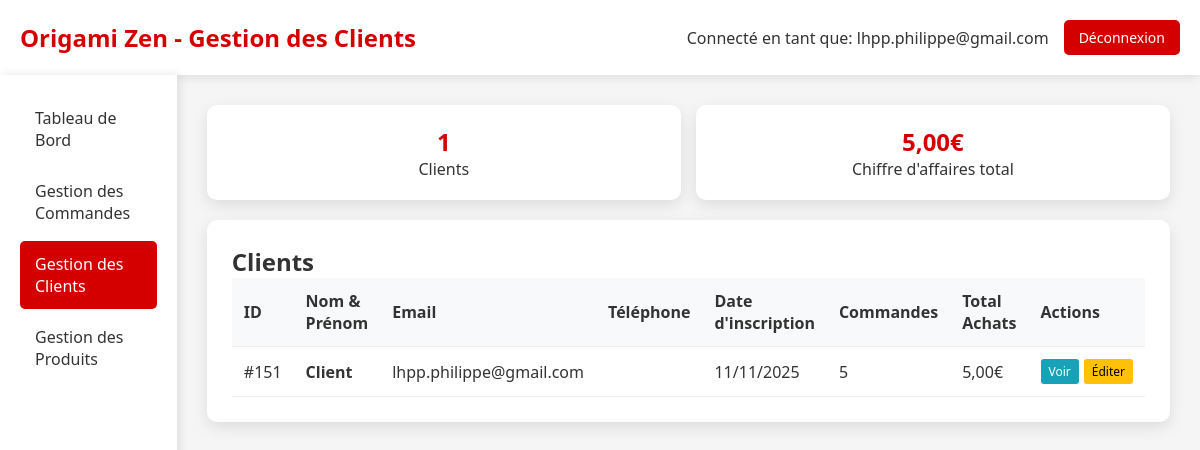
The page /admin_clients.php (signed in) on the database as committed earlier.
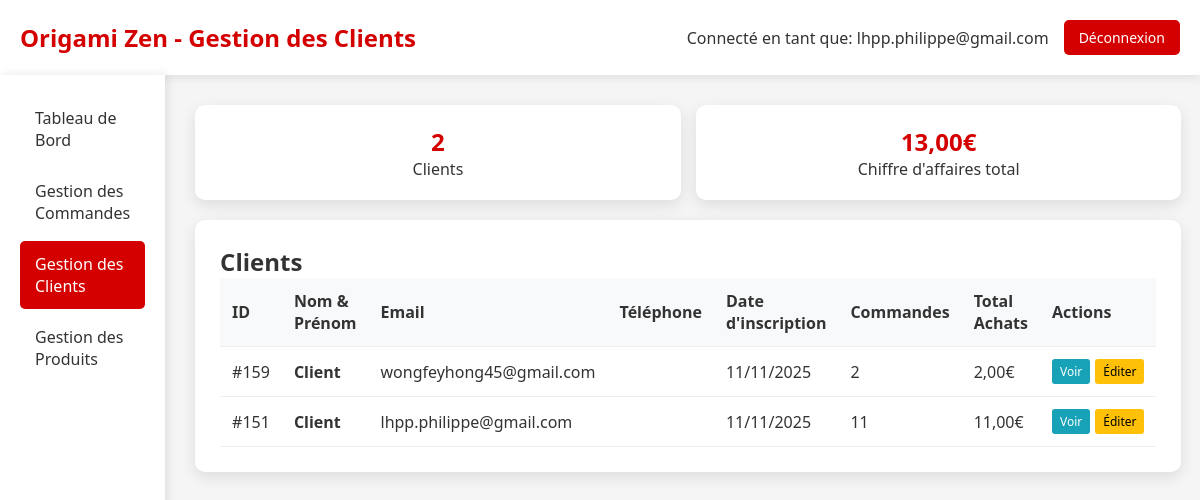
The same page on the database as committed later.
### tables this page shows
CREATE TABLE IF NOT EXISTS `client` (
  `idClient` bigint NOT NULL AUTO_INCREMENT,
  `email` varchar(50) NOT NULL,
  `motDePasse` varchar(255) NOT NULL,
  `nom` varchar(50) DEFAULT NULL,
  `prenom` varchar(50) DEFAULT NULL,
  `telephone` varchar(20) DEFAULT NULL,
  `email_confirme` tinyint(1) DEFAULT '0',
  `token_confirmation` varchar(64) DEFAULT NULL,
  `token_expires` datetime DEFAULT NULL,
  `type` enum('temporaire','permanent') DEFAULT 'temporaire',
  `date_creation` datetime DEFAULT CURRENT_TIMESTAMP,
  `session_id` varchar(128) DEFAULT NULL,
  PRIMARY KEY (`idClient`),
  KEY `idx_client_type` (`type`),
  KEY `idx_client_session` (`session_id`),
  KEY `idx_client_date` (`date_creation`)
);

### admin_clients.php (the view, shortened to what this page needs)
<?php
$host = 'localhost';
$dbname = 'origami';
$username = 'root';
$password = '';
try {
    $pdo = new PDO("mysql:host=$host;dbname=$dbname;charset=utf8", $username, $password);
    $pdo->setAttribute(PDO::ATTR_ERRMODE, PDO::ERRMODE_EXCEPTION);
    $stmt = $pdo->query("
        SELECT c.idClient, c.email, c.nom, c.prenom, c.telephone, c.date_creation,
               COUNT(cmd.idCommande) as nb_commandes,
               COALESCE(SUM(cmd.montantTotal), 0) as total_achats
        FROM Client c
        LEFT JOIN Commande cmd ON c.idClient = cmd.idClient
        WHERE c.type = 'permanent' OR (c.type IS NULL AND c.email NOT LIKE 'temp_%@origamizen.fr')
        GROUP BY c.idClient
        ORDER BY c.date_creation DESC
    ");
    $clients = $stmt->fetchAll(PDO::FETCH_ASSOC);
} catch (PDOException $e) {
    die("Erreur de connexion à la base de données: " . $e->getMessage());
}
?>
<!DOCTYPE html>
<html lang="fr">
<head>
</head>
<body>
    <div class="header">
        <div class="logo">
            <h1>Origami Zen - Gestion des Clients</h1>
        </div>
        <div class="admin-info">
            <span>Connecté en tant que: <?= htmlspecialchars($_SESSION['admin_email']) ?></span>
            <a href="admin_dashboard.php?logout=1" class="btn-logout">Déconnexion</a>
        </div>
    </div>
    <div class="container">
        <div class="sidebar">
            <a href="admin_dashboard.php" class="nav-item">Tableau de Bord</a>
            <a href="admin_commandes.php" class="nav-item">Gestion des Commandes</a>
            <a href="admin_clients.php" class="nav-item active">Gestion des Clients</a>
            <a href="admin_produits.php" class="nav-item">Gestion des Produits</a>
        </div>
        <div class="main-content">
            <div class="client-stats">
                <div class="stat-card">
                    <div class="stat-number"><?= count($clients) ?></div>
                    <div>Clients</div>
                </div>
                <div class="stat-card">
                    <div class="stat-number">
                        <?= number_format(array_sum(array_column($clients, 'total_achats')), 2, ',', ' ') ?>€
                    </div>
                    <div>Chiffre d'affaires total</div>
                </div>
            </div>
            <div class="section">
                <h2>Clients</h2>
                <table>
                    <thead>
                        <tr>
                            <th>ID</th>
                            <th>Nom & Prénom</th>
                            <th>Email</th>
                            <th>Téléphone</th>
                            <th>Date d'inscription</th>
                            <th>Commandes</th>
                            <th>Total Achats</th>
                            <th>Actions</th>
                        </tr>
                    </thead>
                    <tbody>
                        <?php foreach ($clients as $client): ?>
                        <tr>
                            <td>#<?= $client['idClient'] ?></td>
                            <td>
                                <strong><?= htmlspecialchars($client['prenom'] . ' ' . $client['nom']) ?></strong>
                            </td>
                            <td><?= htmlspecialchars($client['email']) ?></td>
                            <td><?= htmlspecialchars($client['telephone'] ?? 'Non renseigné') ?></td>
                            <td><?= date('d/m/Y', strtotime($client['date_creation'])) ?></td>
                            <td><?= $client['nb_commandes'] ?></td>
                            <td><?= number_format($client['total_achats'], 2, ',', ' ') ?>€</td>
                            <td>
                                <div class="client-actions">
                                    <a href="admin_client_detail.php?id=<?= $client['idClient'] ?>" class="btn-view">Voir</a>
                                    <a href="admin_client_edit.php?id=<?= $client['idClient'] ?>" class="btn-edit">Éditer</a>
                                </div>
                            </td>
                        </tr>
                        <?php endforeach; ?>
                    </tbody>
                </table>
            </div>
        </div>
    </div>
</body>
</html>

Rows that differ between the two databases and show on the page:
added client: idClient "159", prenom+nom "Client", email "wongfeyhong45@gmail.com", date_creation "11/11/2025", nb_commandes "2", total_achats "2,00"
computed for client "lhpp.philippe@gmail.com": nb_commandes "5" → "11"; total_achats "5,00" → "11,00"
Other text that changed with them:
count($clients): "1" → "2"
array_sum(array_column($clients, 'total_achats')): "5,00" → "13,00"
